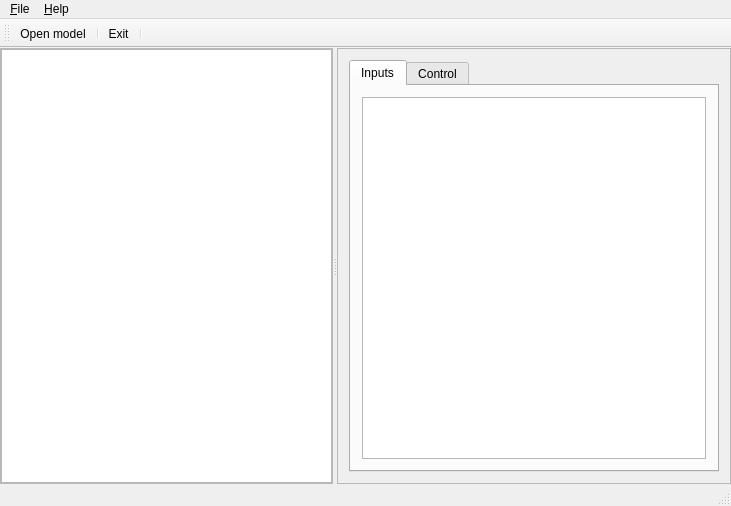
<?xml version="1.0" encoding="UTF-8"?>
<ui version="4.0">
 <class>MainWindow</class>
 <widget class="QMainWindow" name="MainWindow">
  <property name="geometry">
   <rect>
    <x>0</x>
    <y>0</y>
    <width>731</width>
    <height>506</height>
   </rect>
  </property>
  <property name="minimumSize">
   <size>
    <width>400</width>
    <height>0</height>
   </size>
  </property>
  <property name="windowTitle">
   <string>OpenBeam Studio</string>
  </property>
  <property name="styleSheet">
   <string notr="true">QSplitter::handle {
    background-color: qlineargradient(spread:pad, x1:0, y1:0, x2:1, y2:0, 
stop:0 rgba(255, 255, 255, 0), 
stop:0.407273 rgba(200, 200, 200, 255), 
stop:0.4825 rgba(101, 104, 113, 235), 
stop:0.6 rgba(255, 255, 255, 0));
/*    image: url(:/images/splitter.png);*/
     }</string>
  </property>
  <property name="locale">
   <locale language="English" country="UnitedStates"/>
  </property>
  <property name="toolButtonStyle">
   <enum>Qt::ToolButtonTextUnderIcon</enum>
  </property>
  <widget class="QWidget" name="centralWidget">
   <property name="sizePolicy">
    <sizepolicy hsizetype="Maximum" vsizetype="Maximum">
     <horstretch>0</horstretch>
     <verstretch>0</verstretch>
    </sizepolicy>
   </property>
   <layout class="QHBoxLayout" name="horizontalLayout_3">
    <property name="leftMargin">
     <number>0</number>
    </property>
    <property name="topMargin">
     <number>0</number>
    </property>
    <property name="rightMargin">
     <number>0</number>
    </property>
    <property name="bottomMargin">
     <number>0</number>
    </property>
    <item>
     <widget class="QSplitter" name="splitter">
      <property name="orientation">
       <enum>Qt::Horizontal</enum>
      </property>
      <widget class="QFrame" name="frame">
       <property name="enabled">
        <bool>true</bool>
       </property>
       <property name="minimumSize">
        <size>
         <width>50</width>
         <height>0</height>
        </size>
       </property>
       <property name="frameShape">
        <enum>QFrame::StyledPanel</enum>
       </property>
       <property name="frameShadow">
        <enum>QFrame::Raised</enum>
       </property>
       <layout class="QVBoxLayout" name="verticalLayout">
        <property name="spacing">
         <number>3</number>
        </property>
        <property name="leftMargin">
         <number>0</number>
        </property>
        <property name="topMargin">
         <number>0</number>
        </property>
        <property name="rightMargin">
         <number>0</number>
        </property>
        <property name="bottomMargin">
         <number>0</number>
        </property>
        <item>
         <widget class="QTreeView" name="tvBrowserDirs"/>
        </item>
       </layout>
      </widget>
      <widget class="QFrame" name="frame_2">
       <property name="frameShape">
        <enum>QFrame::StyledPanel</enum>
       </property>
       <property name="frameShadow">
        <enum>QFrame::Raised</enum>
       </property>
       <layout class="QVBoxLayout" name="verticalLayout_2">
        <item>
         <widget class="QTabWidget" name="tabRHS">
          <property name="currentIndex">
           <number>0</number>
          </property>
          <widget class="QWidget" name="tabInputs">
           <attribute name="title">
            <string>Inputs</string>
           </attribute>
           <layout class="QVBoxLayout" name="verticalLayout_3">
            <item>
             <widget class="QTextEdit" name="edCodeEditor"/>
            </item>
           </layout>
          </widget>
          <widget class="QWidget" name="tabControl">
           <attribute name="title">
            <string>Control</string>
           </attribute>
          </widget>
         </widget>
        </item>
       </layout>
      </widget>
     </widget>
    </item>
   </layout>
  </widget>
  <widget class="QMenuBar" name="menuBar">
   <property name="geometry">
    <rect>
     <x>0</x>
     <y>0</y>
     <width>731</width>
     <height>21</height>
    </rect>
   </property>
   <widget class="QMenu" name="menu_File">
    <property name="title">
     <string>&amp;File</string>
    </property>
    <addaction name="separator"/>
    <addaction name="action_Exit"/>
   </widget>
   <widget class="QMenu" name="menu_Help">
    <property name="title">
     <string>&amp;Help</string>
    </property>
    <addaction name="action_About"/>
   </widget>
   <addaction name="menu_File"/>
   <addaction name="menu_Help"/>
  </widget>
  <widget class="QToolBar" name="mainToolBar">
   <attribute name="toolBarArea">
    <enum>TopToolBarArea</enum>
   </attribute>
   <attribute name="toolBarBreak">
    <bool>false</bool>
   </attribute>
   <addaction name="action_Open_model"/>
   <addaction name="separator"/>
   <addaction name="action_Exit"/>
   <addaction name="separator"/>
  </widget>
  <widget class="QStatusBar" name="statusBar"/>
  <action name="action_About">
   <property name="text">
    <string>&amp;About...</string>
   </property>
  </action>
  <action name="action_Exit">
   <property name="icon">
    <iconset resource="openbeamstudio.qrc">
     <normaloff>:/imgs/exit_32x32.png</normaloff>:/imgs/exit_32x32.png</iconset>
   </property>
   <property name="text">
    <string>&amp;Exit</string>
   </property>
  </action>
  <action name="actionRe_scan_devices">
   <property name="icon">
    <iconset resource="openbeamstudio.qrc">
     <normaloff>:/imgs/refresh_32x32.png</normaloff>:/imgs/refresh_32x32.png</iconset>
   </property>
   <property name="text">
    <string>Re-scan devices...</string>
   </property>
   <property name="shortcut">
    <string>F5</string>
   </property>
  </action>
  <action name="actionCapture">
   <property name="icon">
    <iconset resource="openbeamstudio.qrc">
     <normaloff>:/imgs/play_32x32.png</normaloff>:/imgs/play_32x32.png</iconset>
   </property>
   <property name="text">
    <string>Capture</string>
   </property>
  </action>
  <action name="actionStop">
   <property name="icon">
    <iconset>
     <normaloff>:/imgs/pause_32x32.png</normaloff>:/imgs/pause_32x32.png</iconset>
   </property>
   <property name="text">
    <string>Stop</string>
   </property>
  </action>
  <action name="action_Open_model">
   <property name="icon">
    <iconset resource="openbeamstudio.qrc">
     <normaloff>:/imgs/play_32x32.png</normaloff>:/imgs/play_32x32.png</iconset>
   </property>
   <property name="text">
    <string>&amp;Open model...</string>
   </property>
   <property name="toolTip">
    <string>Open a model definition from a file</string>
   </property>
   <property name="shortcut">
    <string>Ctrl+O</string>
   </property>
  </action>
 </widget>
 <layoutdefault spacing="6" margin="11"/>
 <resources>
  <include location="openbeamstudio.qrc"/>
 </resources>
 <connections>
  <connection>
   <sender>action_Exit</sender>
   <signal>triggered()</signal>
   <receiver>MainWindow</receiver>
   <slot>close()</slot>
   <hints>
    <hint type="sourcelabel">
     <x>-1</x>
     <y>-1</y>
    </hint>
    <hint type="destinationlabel">
     <x>199</x>
     <y>149</y>
    </hint>
   </hints>
  </connection>
 </connections>
</ui>
